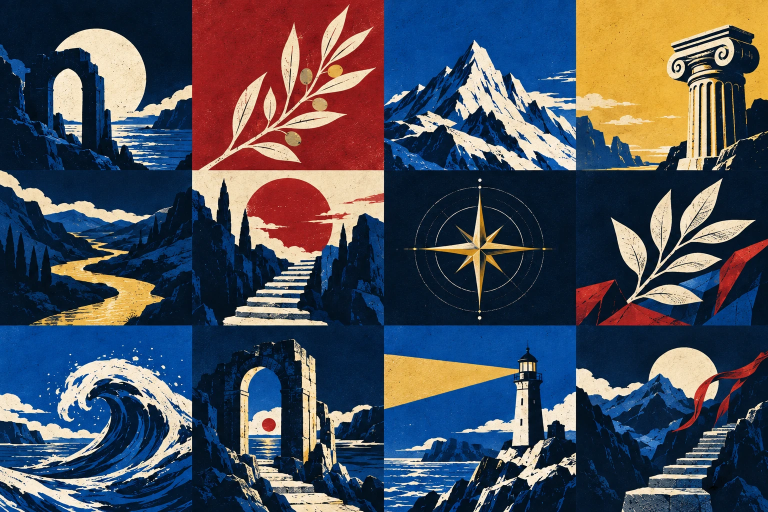
#> input picture assets/world/cover-atlas.webp, 1536 x 1024 px (shown at 1/2 size)
$ python export-covers.py
#> lines starting #> are read from the running program, lines starting #| are printed output that depends on the picture
"""Export the approved cover atlas into production images; requires Pillow."""
from pathlib import Path
from PIL import Image
root = Path(__file__).resolve().parent.parent
atlas = Image.open(root / 'assets/world/cover-atlas.webp').convert('RGB')
#> atlas is the input picture: PIL image 1536x1024 RGB; mean R, G, B 74.3, 78.7, 90.7
# The approved generated atlas has these measured row boundaries.
rows = [0, 341, 652, 1024]
output = root / 'assets/volumes'
output.mkdir(exist_ok=True)
for i in range(12):
    row, col = divmod(i, 4)
    cover = atlas.crop((col * 384, rows[row], (col + 1) * 384, rows[row + 1])).resize((384, 512), Image.Resampling.LANCZOS)
    cover.save(output / f'volume-{i + 1:02}.webp', quality=88)
    cover.resize((180, 240), Image.Resampling.LANCZOS).save(output / f'volume-{i + 1:02}-small.webp', quality=80)
#> this loop made 12 passes
#> pass 1, `cover = atlas.crop((col * 384, rows[row], (col + 1) * 384, rows[row + ..`:
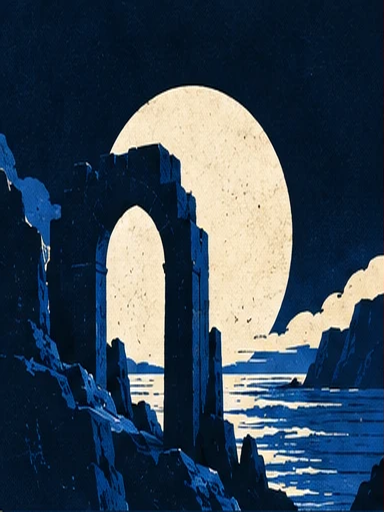
#> cover: PIL image 384x512 RGB; mean R, G, B 55.1, 71.4, 86.9
#> pass 1, `cover.resize((180, 240), Image.Resampling.LANCZOS).save(output / f'vol..`:
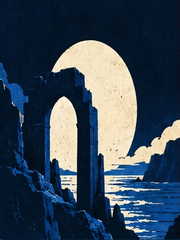
#> saved as volume-01-small.webp: PIL image 180x240 RGB; mean R, G, B 55.1, 71.4, 86.9
#> pass 2, `cover = atlas.crop((col * 384, rows[row], (col + 1) * 384, rows[row + ..`:
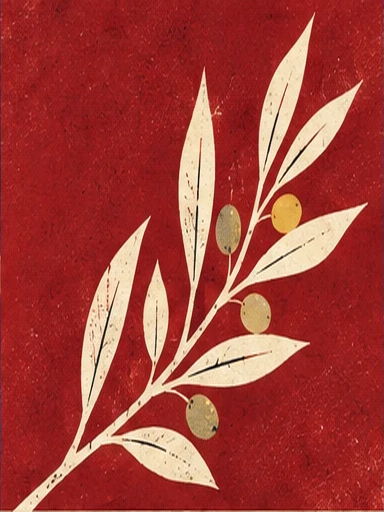
#> cover: PIL image 384x512 RGB; mean R, G, B 164.2, 64.1, 56.8
#> pass 2, `cover.resize((180, 240), Image.Resampling.LANCZOS).save(output / f'vol..`:
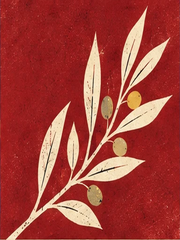
#> saved as volume-02-small.webp: PIL image 180x240 RGB; mean R, G, B 164.2, 64.1, 56.7
#> after the loop:
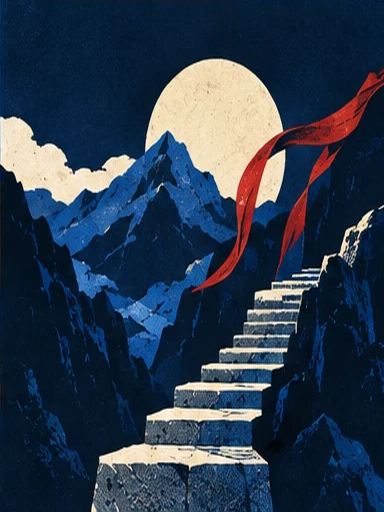
#> cover: PIL image 384x512 RGB; mean R, G, B 43.6, 58.9, 77.7
